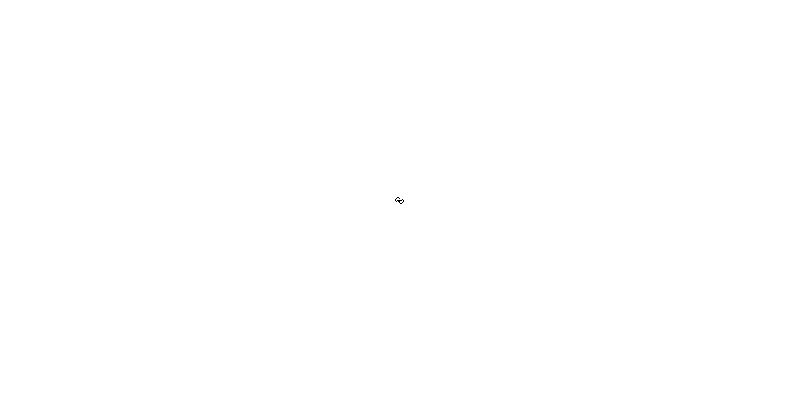
Frame 1 (no input)
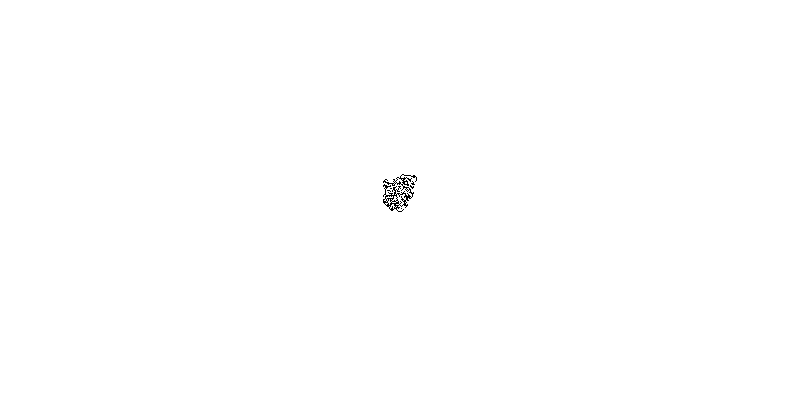
Frame 60 (no input)
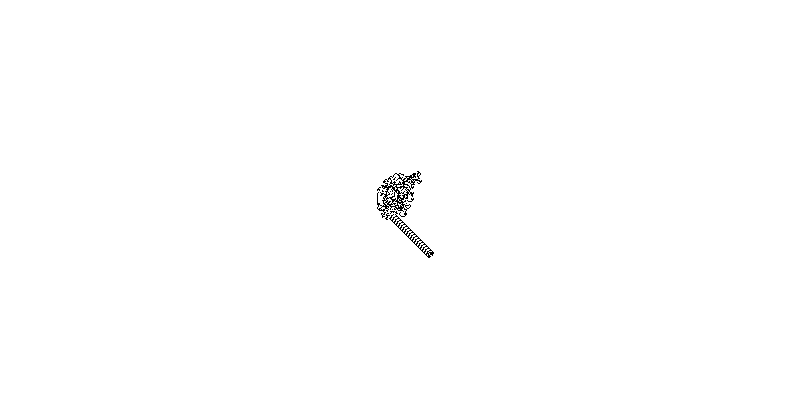
Frame 120 (the mouse pressed at the canvas centre since frame 60)

The p5.js sketch that drew these frames (run headless with seeded random() and noise() and a simulated clock; from frame 60 on, the mouse is pressed at the canvas centre):

// p5.js sketch
// ── sketch.js
var x, y;
var grid;

var direction;

function setup() {
    createCanvas(800, 400);
    background(255);
    x = width / 2;
    y = height / 2;
    grid = new Array(width * height);
    for (var i = 0; i < width; i++) {
        for (var j = 0; j < width; j++) {
            var index = i + j * width;
            grid[index] = 0;
            // console.log(grid[index]);
        }
    }
    grid[(x + y * width)] = 1;
    direction = 0;
}

function draw() {
    loadPixels();
    for (var i = 0; i < 100; i++) {
        var index = (x + y * width) * 4;
        var gridIndex = x + y * width;
        if (grid[gridIndex] == 0) {
            pixels[index] = 0;
            pixels[index + 1] = 0;
            pixels[index + 2] = 0;
            pixels[index + 3] = 255;
            turnRight();
            grid[gridIndex] = 1;
            moveForward();
        } else if (grid[gridIndex] == 1) {
            pixels[index] = 255;
            pixels[index + 1] = 255;
            pixels[index + 2] = 255;
            pixels[index + 3] = 255;
            turnLeft();
            grid[gridIndex] = 0;
            moveForward();
        }
    }
    updatePixels();
}

function turnLeft() {
    direction -= 1;
    if (direction < 0) {
        direction = 3;
    }
}

function turnRight() {
    direction += 1;
    if (direction > 3) {
        direction = 0;
    }
}

function moveForward() {
    if (direction == 0) {
        y -= 1;
    } else if (direction == 1) {
        x += 1;
    } else if (direction == 2) {
        y += 1;
    } else if (direction == 3) {
        x -= 1;
    }

    if (x > width - 1) {
        x = 0;
    }else if (x < 0) {
        x = width - 1;
    }

    if (y > height - 1) {
        y = 0;
    }else if (y < 0) {
        y = height - 1;
    }

}
